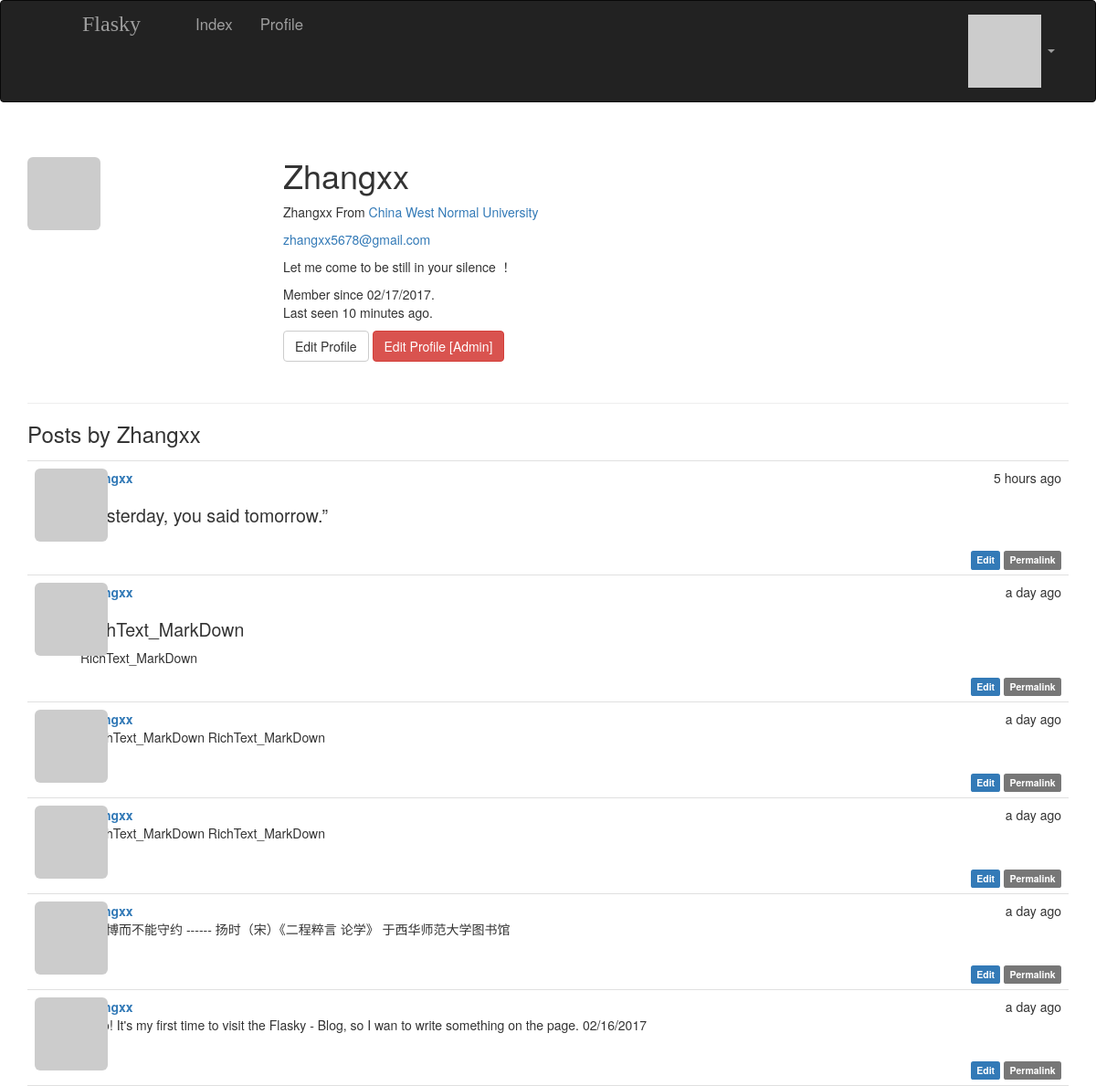
/user/Zhangxx (signed in), run on the app's committed database.
### app/models.py (models this page shows, shortened)
class User(UserMixin, db.Model):
    __tablename__ = 'users'
    id = db.Column(db.Integer, primary_key=True)
    username = db.Column(db.String(64), unique=True, index=True)
    role_id = db.Column(db.Integer, db.ForeignKey('roles.id'))
    password_hash = db.Column(db.String(128))#密码散列
    email = db.Column(db.String(64), unique=True, index=True)#用户使用电子邮件登录
    name = db.Column(db.String(64))
    location = db.Column(db.String(64))
    about_me = db.Column(db.Text())#Text与String的区别就是不需要指定最大长度
    member_since = db.Column(db.DateTime(), default=datetime.utcnow)
    last_seen = db.Column(db.DateTime(), default=datetime.utcnow)
    avatar_hash = db.Column(db.String(32))
    posts = db.relationship('Post', backref='author', lazy='dynamic')
    @property
    def password(self):
        raise AttributeError('password is not a readable attribute')
    def can(self, permissions):
        return self.role is not None and (self.role.permissions & permissions) == permissions
    def is_administrator(self):
        return self.can(Permission.ADMINISTER)
    def ping(self):
        self.last_seen = datetime.utcnow()
        db.session.add(self)
    def gravatar(self, size=100, default='identicon', rating='g'):
        if request.is_secure:
            url = 'https://secure.gravatar.com/avatar'
        else:
            url = 'http://secure.gravatar.com/avatar'
        hash = self.avatar_hash or hashlib.md5(self.email.encode('utf-8')).hexdigest()
        return '{url}/{hash}?s={size}&d={default}&r={rating}'.format(url=url, hash=hash, size=size, default=default, rating=rating)

class Post(db.Model):
    __tablename__ = 'posts'
    id = db.Column(db.Integer, primary_key=True)
    body = db.Column(db.Text)
    timestamp = db.Column(db.DateTime, index=True, default=datetime.utcnow)
    author_id = db.Column(db.Integer, db.ForeignKey('users.id'))
    body_html = db.Column(db.Text)#在Post模型中处理MarkDown文本

### app/main/views.py (the view)
@main.route('/user/<username>')
def user(username):
    user = User.query.filter_by(username=username).first_or_404()
    posts = user.posts.order_by(Post.timestamp.desc()).all()
    return render_template('user.html', user=user, posts=posts)

### app/auth/views.py (called while the page is built)
@auth.before_app_request
def before_request():
    if current_user.is_authenticated:
        current_user.ping()

### app/main/__init__.py (called while the page is built)
@main.app_context_processor
def inject_permissions():
    return dict(Permission=Permission)

### app/models.py (called while the page is built)
@login_manager.user_loader#加载用户回调函数
def load_user(user_id):
    return User.query.get(int(user_id))

### app/templates/user.html (shortened to what this page needs)
{% extends "base.html" %}
{% import "_macros.html" as macros %}
{% block page_content %}
<div class="page-header">
    <img alt="头像" class="img-rounded profile-thumbnail" src="{{ user.gravatar(size=256) }}">
    <div class="profile-header">
    <h1>{{ user.username }}</h1>
    {% if user.name or user.location %}
        <p>
            {% if user.name %}
                {{ user.name }}
            {% endif %}
            {% if user.location %}
                From <a href="http://maps.google.com/?q={{ user.location }}" target="_blank">
                    {{ user.location }}
                    </a>
            {% endif %}
        </p>
    {% endif %}
    {% if current_user.is_administrator() %}
        <p>
            <a href="mailto:{{ user.email }}">{{ user.email }}</a>
        </p>
    {% endif %}
    {% if user.about_me %}
        <p>{{ user.about_me }}</p>
    {% endif %}
    <p>
        Member since {{ moment(user.member_since).format('L') }}.<br>
        Last seen {{ moment(user.last_seen).fromNow() }}.
    </p>
    <p>
        {% if user == current_user %}
            <a class="btn btn-default" href="{{ url_for('.edit_profile') }}">
                Edit Profile
            </a>
        {% endif %}
        {% if current_user.is_administrator() %}
            <a class="btn btn-danger" href="{{ url_for('.edit_profile_admin', id=user.id) }}">
                Edit Profile [Admin]
            </a>
        {% endif %}
    </p>
    </div>
</div>
<h3>Posts by {{ user.username }}</h3>
    {% include '_posts.html' %}
{% endblock %}

### app/templates/_posts.html (shortened to what this page needs)
<ul class="posts">
    {% for post in posts %}
        <li class="post">
            <div class="post-thumbnail">
                <a href="{{ url_for('.user', username=post.author.username) }}">
                    <img class="img-rounded profile-thumbnail" src="{{ post.author.gravatar(size=40) }}">
                </a>
            </div>
            <div class="post-content">
                <div class="post-date">{{ moment(post.timestamp).fromNow() }}</div>
                <div class="post-author">
                <a href="{{ url_for('.user', username=post.author.username) }}">
                </a>
                </div>
                <div class="post-body">
                {% if post.body_html %}
                    {{ post.body_html | safe  }}
                {% else %}
                    {{ post.body }}
                {% endif %}
                </div>
                <div class="post-footer">
                    {% if current_user == post.author %}
                        <a href="{{ url_for('.edit', id=post.id) }}">
                            <span class="label label-primary">Edit</span>
                        </a>
                    {% elif current_user.is_administrator() %}
                        <a href="{{ url_for('.edit', id=post.id) }}">
                            <span class="label label-danger">Edit [Admin]</span>
                        </a>
                    {% endif %}
                        <a href="{{ url_for('.post', id=post.id) }}">
                        <span class="label label-default">Permalink</span>
                        </a>
                </div>
            </div>
        </li>
    {% endfor %}
</ul>

### app/static/styles.css (style rules this page uses)
.profile-thumbnail { position: absolute; }
.profile-header { min-height: 260px; margin-left: 280px; }
ul.posts { list-style-type: none; padding: 0px; margin: 16px 0px 0px 0px; border-top: 1px solid #e0e0e0; }
ul.posts li.post { padding: 8px; border-bottom: 1px solid #e0e0e0; }
div.post-date { float: right; }
div.post-author { font-weight: bold; margin-left: 50px; }
div.post-thumbnail { position: absolute; }
div.post-body { margin-left: 50px; min-height: 48px; }
.post-body h1 { font-size: 140%; }
div.post-footer { text-align: right; }

### data on the page
User: username "Zhangxx", name "Zhangxx", location "China West Normal University", email "zhangxx5678@gmail.com", about_me "Let me come to be still in your silence ！", member_since "02/17/2017", last_seen "10 minutes ago"
Post: timestamp "5 hours ago", body_html "“Yesterday, you said tomorrow.”"
Post: timestamp "a day ago", body_html "RichText_MarkDown RichText_MarkDown"
Post: timestamp "a day ago", body "#RichText_MarkDown RichText_MarkDown"
Post: timestamp "a day ago", body "#RichText_MarkDown RichText_MarkDown"
Post: timestamp "a day ago", body "学不博而不能守约 ------ 扬时（宋）《二程粹言 论学》 于西华师范大学图书馆"
Post: timestamp "a day ago", body "Hello! It's my first time to visit the Flasky - Blog, so I wan to write something on the page. 02/16/2017"
